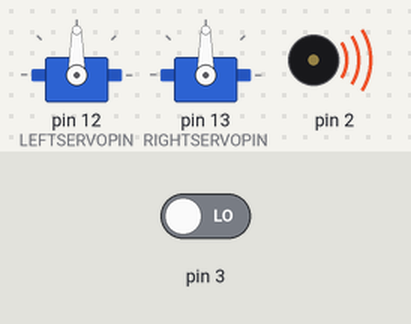
Simulated run of this sketch. Board: Arduino Uno, built with avr-gcc and run on an emulated ATmega328P. Shown: 2 × servo, buzzer (waves = sounding). The test bench sets the inputs (shaded band); at power-on: pin 3 LOW. What the sketch prints to the serial monitor is not drawn.

Above: at 0.1 s.
Timing chart, 0 to 1.6 s (numbered marks = the images above):
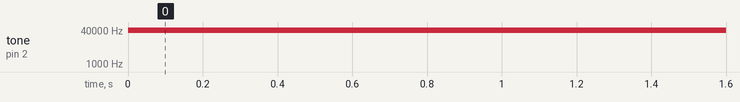

The sketch:

BPF_Characterization.ino
```cpp
#include <Servo.h>
#include <EEPROM.h>

Servo leftServo;
Servo rightServo;

// Servo PINS
int const LEFTSERVOPIN = 12;
int const RIGHTSERVOPIN = 13;

// Whisker PINS
int const LEFTWPIN = 5;
int const RIGHTWPIN = 7;

// IR LED PINS
int const RIGHTLEDIR = 2; // 3
int const RIGHTRECEIVER = 3; //

void setup() {
  // put your setup code here, to run once:

  Serial.begin(9600);

  // Attach Servo Pins
  leftServo.attach(LEFTSERVOPIN);
  rightServo.attach(RIGHTSERVOPIN);


  // Right IR LED & Receiver // swapped
  pinMode(2, OUTPUT);
  pinMode(3, INPUT);

  // Testing
  while(true) {
    Serial.println(irDetect(2, 3, 38000));
  }

  // Stay still at first
  driveServos(0, 0);

  int address = 0;
  EEPROM.write(address, 57);
  ++address;

  // First Program: Write into EEPROM
  // Change freq to 36000 just to test. Anything below 36000 it hardly works. This is normal.
  for (long freq = 36000; freq <= 42000; freq = freq + 500) {
    for (int meas = 1; meas <= 3; meas = meas + 1) {
    // Code for steps 2 – 7 goes here

    // Step 2: Roll forward until whisker touches, then pause for 1/2 second
    driveServos(100, 100); // 200 instead of 100?
    while(digitalRead(LEFTWPIN) == 1 && digitalRead(RIGHTWPIN) == 1);
    driveServos(0, 0);
    delay(500);

    // Step 3: Roll backwards until it no longer touches the wall, then pause for 1/2 second
    driveServos(-200, -200);
    while(digitalRead(LEFTWPIN) == 0 && digitalRead(RIGHTWPIN) == 0);
    driveServos(0, 0);
    delay(500);

    // Step 4: Read current time with millis() function. This is the start time
    unsigned long start = millis();

    // Step 5: Roll backward until it no longer sees the wall with the IR sensor. Pause for 1/2 second.
    driveServos(-200, -200);
    while(irDetect(RIGHTLEDIR, RIGHTRECEIVER, freq) == 0) { // 0 is detecting, 1 is not detecting
      Serial.print("IR: "); Serial.print(irDetect(RIGHTLEDIR, RIGHTRECEIVER, freq));
      Serial.println();
    }
    driveServos(0, 0);
    delay(500);

    // driveServos(0, 0); // maybe erase this?

    // Step 6: Read the current time with the millis() function. This is the end time.
    unsigned long end = millis();

    // Step 7: Record time (end - start) in the EEPROM
    unsigned long diff = end - start;

    unsigned long high = (unsigned long)(diff / 256); // -- quotient of diff/256
    unsigned long low = (unsigned long)(diff % 256);  // -- remainder of diff/256

    EEPROM.write(address, high);
    ++address;
    EEPROM.write(address, low);
    ++address;
    }
  }


  // Second Program: Read and compute mean
  long sum = 0;
  long high = 0;
  long low = 0;
  long mean = 0;
  int addressCount = 1;

  for (long freq = 33000; freq <= 42000; freq = freq + 500) {
    sum = 0;
    for (int meas = 1; meas <= 3; meas = meas + 1) {
      high = EEPROM.read(addressCount);
      addressCount++;
      low = EEPROM.read(addressCount);
      addressCount++;

      sum += high * 256 + low;
    }
    mean = sum / 3;
    Serial.println("mean: ");   Serial.print(mean);
  }

}

void loop() {
  // put your main code here, to run repeatedly:

}


int irDetect (int irLedPin, int irReceiverPin, long frequency) {
  tone(irLedPin, frequency, 8); // IRLED 38 kHz at least 1 ms
  delay(1); // Wait 1 ms
  int ir = digitalRead(irReceiverPin); // IR receiver -> ir variable
  delay(1); // Down time before recheck
  return ir; // Return 1 no detect, 0 detect
}

void driveServos(int leftpw, int rightpw) {

  leftServo.writeMicroseconds(1500 + leftpw);
  rightServo.writeMicroseconds(1500 - rightpw);

} // drive
```

Measured:
- by itself, tone on pin 2: silent → 38000 Hz at 0.00 s
